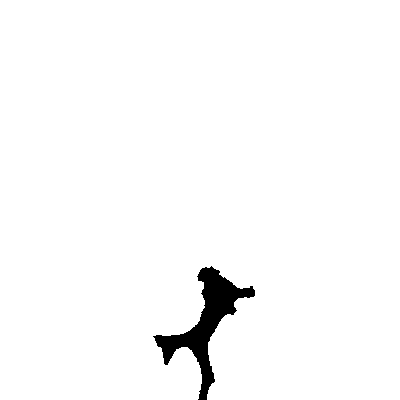
%> input picture 2-Feature_Extraction/libs/contornotest.tif, 400 x 400 px
$ octave --eval "result = vectContourImg;"   (GNU Octave 9; MATLAB toolbox functions it lacks are replaced by stand-ins)
%> lines starting %> are read from the running program, lines starting %| are printed output that depends on the picture; in (x1, y1, x2, y2) boxes, pixels count from 0 and x2, y2 are one past the last pixel; in counts of white or black regions, pixels touching at a corner belong together; the program's own positions count from 1
### 2-Feature_Extraction/libs/bwperimtrace.m
function cellout = bwperimtrace(in,xlims,ylims)
% Traces the outer boundaries of regions of non-zero pixels in the input
% image (in), assuming a 4-connected neighbourhood
% ie. in [1 0 0; 0 1 0 ;0 0 0], the top-left and centre pixels will be
% considered separate objects. Output is a cell, with each element
% containing the coordinate list for the boundary of a separate object.
% Optional inputs xlims and ylims can be used to give the physical
% locations of the centre of the first and last pixels in the x and
% y directions respectively.

% Daniel Warren 10/11/2014
% Department of Oncology
% University of Oxford
% see: https://es.mathworks.com/matlabcentral/fileexchange/49551-trace-perimeter-of-binary-image-with-line-segments--bwperimtrace-?s_tid=srchtitle

if ~exist('xlims','var')
    xlims = 1:size(in,1);
end
if ~exist('ylims','var')
    ylims = 1:size(in,2);
end

if all(~in)
    cellout = cell(0);
    return;
end

in = in';

dx = (xlims(end)-xlims(1))/(size(in,1)-1);
dy = (ylims(end)-ylims(1))/(size(in,2)-1);

xpix = xlims(1):dx:xlims(2);
ypix = ylims(1):dy:ylims(2);

xbnd = [xpix-0.5*dx xpix(end)+0.5*dx];
ybnd = [ypix-0.5*dy ypix(end)+0.5*dy];

[indx, indy] = find(in);

points = zeros(8*length(indx),2);

% Store line segments for each non-zero pixel's boundary (2 points for each
% segment, start and end), clockwise
x1 = xbnd(indx);
x2 = xbnd(indx+1);
y1 = ybnd(indy);
y2 = ybnd(indy+1);

points(1:8:end,1) = x1;
points(1:8:end,2) = y1;
points(2:8:end,1) = x2;
points(2:8:end,2) = y1;
points(3:8:end,:) = points(2:8:end,:);
points(4:8:end,1) = x2;
points(4:8:end,2) = y2;
points(5:8:end,:) = points(4:8:end,:);
points(6:8:end,1) = x1;
points(6:8:end,2) = y2;
points(7:8:end,:) = points(6:8:end,:);
points(8:8:end,:) = points(1:8:end,:);

% Remove opposing lines

midpts = 0.5*(points(1:2:end,:)+points(2:2:end,:));
dirs = (points(1:2:end,:)-points(2:2:end,:));

upinds = find(dirs(:,2) > 0);
downinds = find(dirs(:,2) < 0);
[~,upremv,downremv] = intersect(midpts(upinds,:),midpts(downinds,:),'rows');

rightinds = find(dirs(:,1) > 0);
leftinds = find(dirs(:,1) < 0);
[~,leftremv,rightremv] = intersect(midpts(leftinds,:),midpts(rightinds,:),'rows');

remove = [2*upinds(upremv);2*downinds(downremv);2*leftinds(leftremv);2*rightinds(rightremv)]-1;
remove = [remove;remove+1];

points = points(setdiff(1:end,remove),:);

% Reorder line segments, start new object if return to initial point
cellout = cell(0);
obj = 1;
finished = 0;
while ~finished
    i = 1;
    while i < size(points,1)
        [neighbind] = find(points(i+1,1) == points((i+2):end,1) & points(i+1,2) == points((i+2):end,2));
        neighbind(mod(neighbind,2) == 0) = [];
        if ~isempty(neighbind)
        neighbind = neighbind(1)+i+1;
        endind = (i+2):size(points,1);
        endind(endind == neighbind | endind == neighbind + 1) = [];
        points = [points(1:(i+1),:);points(neighbind+(0:1),:);points(endind,:)];
        end
        i = i+2;
        if all(points(i-1,:) == points(1,:))
            cellout{obj} = points(1:(i-1),:);
            if i > size(points,1)
                finished = 1;
            else
            points = points(i:end,:);
            obj = obj+1;
            end
            break
        end
    end
end

% Remove redundant points
for i = 1:length(cellout)
    cellout{i} = cellout{i}([1:2:(end-1) end],:);
    remove = [];
    for j = 2:(length(cellout{i})-1)
        prevdir = cellout{i}(j-1,:) - cellout{i}(j,:);
        nextdir = cellout{i}(j,:) - cellout{i}(j+1,:);
        if all(prevdir == nextdir)
            remove = [remove j];
        end
    end
    cellout{i} = cellout{i}(setdiff(1:end,remove),:);
end

end

### 2-Feature_Extraction/libs/vectContourImg.m
function  [posBin,xx,yy]= vectContourImg(Ib)
% calculates the contour of the elements of a binary image,
% and then keeps N points (equidistant coordinates)

% VARIABLES:
%       Input:
%            Ib     -   binary image
%       Output:
%            posBin -   coordinate matrix
%            xx     -   coordinate vector
%            yy     -   coordinate vector

%__________________________________________
% HISTORY:
%       Date:   revised 17-Nov-2016 22:26:57
%       Author: S醗nz Jhon J
%       Version: 1.0
%       Changes: -
%__________________________________________
% http://www.lcc.uma.es/~munozp/documentos/procesamiento_de_imagenes/temas/pi_cap8.pdf
% https://es.mathworks.com/help/matlab/math/interpolating-gridded-data.html
% http://stackoverflow.com/questions/27429784/equally-spaced-points-in-a-contour

clear
clc
close all

if ~exist('Ib','var')
    Ib = imread('contornotest.tif');
%> Ib: size 400x400 logical; 97.8% white; 1 black region, box (x1, y1, x2, y2) and area: (153, 266, 255, 400) 3454
end

nlevels = 1;
[xsize,ysize]=size(Ib);
%> xsize = 400; ysize = 400
xv = (1:xsize)-(xsize/2);
%> xv = 400 values from -199 to 200
yv = (1:ysize)-(ysize/2);
%> yv = 400 values from -199 to 200
[x, y] = meshgrid(xv,yv);

%% search perimeter
subplot(2, 3, 1);
imshow(Ib,[0 nlevels-1],'Xdata',[xv(1) xv(end)],'Ydata',[yv(1) yv(end)]);
%
bounds = cell(0);
for t = unique(Ib(:))'
    bounds{end+1} = bwperimtrace(Ib == t,[xv(1) xv(end)],[yv(1) yv(end)]);
end
%> this loop made 2 passes
%> (dx in bwperimtrace, dy in bwperimtrace) on passes 1 to 2: (1, 1), (1, 1)
%> pass 1, in bwperimtrace, `in = in';`:
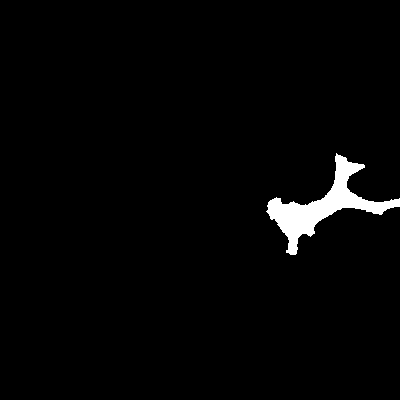
%> in: size 400x400 logical; 2.2% white; 1 white region, box (x1, y1, x2, y2) and area: (266, 153, 400, 255) 3454
%> after the loop, bounds = 2 items

colors = jet(nlevels);
subplot(2,3,2);
imshow(Ib,[0 nlevels-1],'Xdata',[xv(1) xv(end)],'Ydata',[yv(1) yv(end)]);
subplot(2,3,3);
hold on;
for i = 1:nlevels
    for j = 1:length(bounds{i})
        plot(bounds{i}{j}(:,1),bounds{i}{j}(:,2),'Color',colors(i,:))
    end
end
axis image ij;
hold off;
subplot(2,3,4);
hold on;
imshow(Ib,[0 nlevels-1],'Xdata',[xv(1) xv(end)],'Ydata',[yv(1) yv(end)]);
for i = 1:nlevels
    for j = 1:length(bounds{i})
        plot(bounds{i}{j}(:,1),bounds{i}{j}(:,2),'Color',colors(i,:))
    end
end
axis image;
hold off;
posBin=bounds;
%> posBin = 2 items

xx=posBin{1, 1}{1, 1}(:,1);
%> xx = 321 values, max 55.5 at index 54, min -46.5 at index 232, mean 6.4
yy=posBin{1, 1}{1, 1}(:,2);
%> yy = 321 values, max 200.5 at index 151, min 66.5 at index 1, mean 123.5
%% equidistant points
% number of points
N= 250;


[pt,dudt,fofthandle] = interparc((0:(1/N):1),xx,yy,'spline');
%> pt = 251 rows, first 12: [11.5 66.5; 12.66 67.53; 14.14 68.48; 15.57 69.51; 16.97 70.72; 19.43 70.36; 20.77 71.7; 19.95 73.5; 19.33 75.37; 21.5 75.71; 22.46 77.19; 23.62 78.61]; dudt = 251 rows, first 12: [1544.2 -962.2; 595.6 -13.6; 699.5 -117.5; 779.8 -197.9; 616 -39.79; 287.2 307.7; 364.9 508.5; -618.5 -94.19; 424.5 462.2; -79.03 645.6; -99.48 683.4; 530.8 317.7]
%> `result = vectContourImg;`:
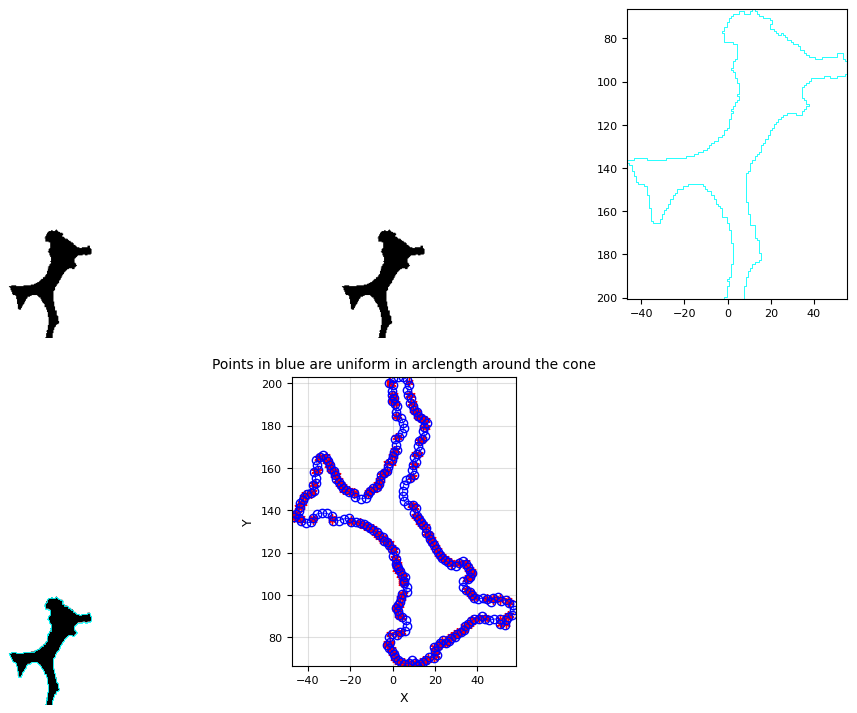
%> figure redrawn from the program's plot data, 5 panels
%> `result = vectContourImg;`: result = 2 items

% Plot the result
subplot(2,3,5);
axis([-1.1 1.1 -1.1 1.1])
plot(xx,yy,'r*',pt(:,1),pt(:,2),'b-o')
axis equal
grid on
xlabel X
ylabel Y
title 'Points in blue are uniform in arclength around the cone'


end
